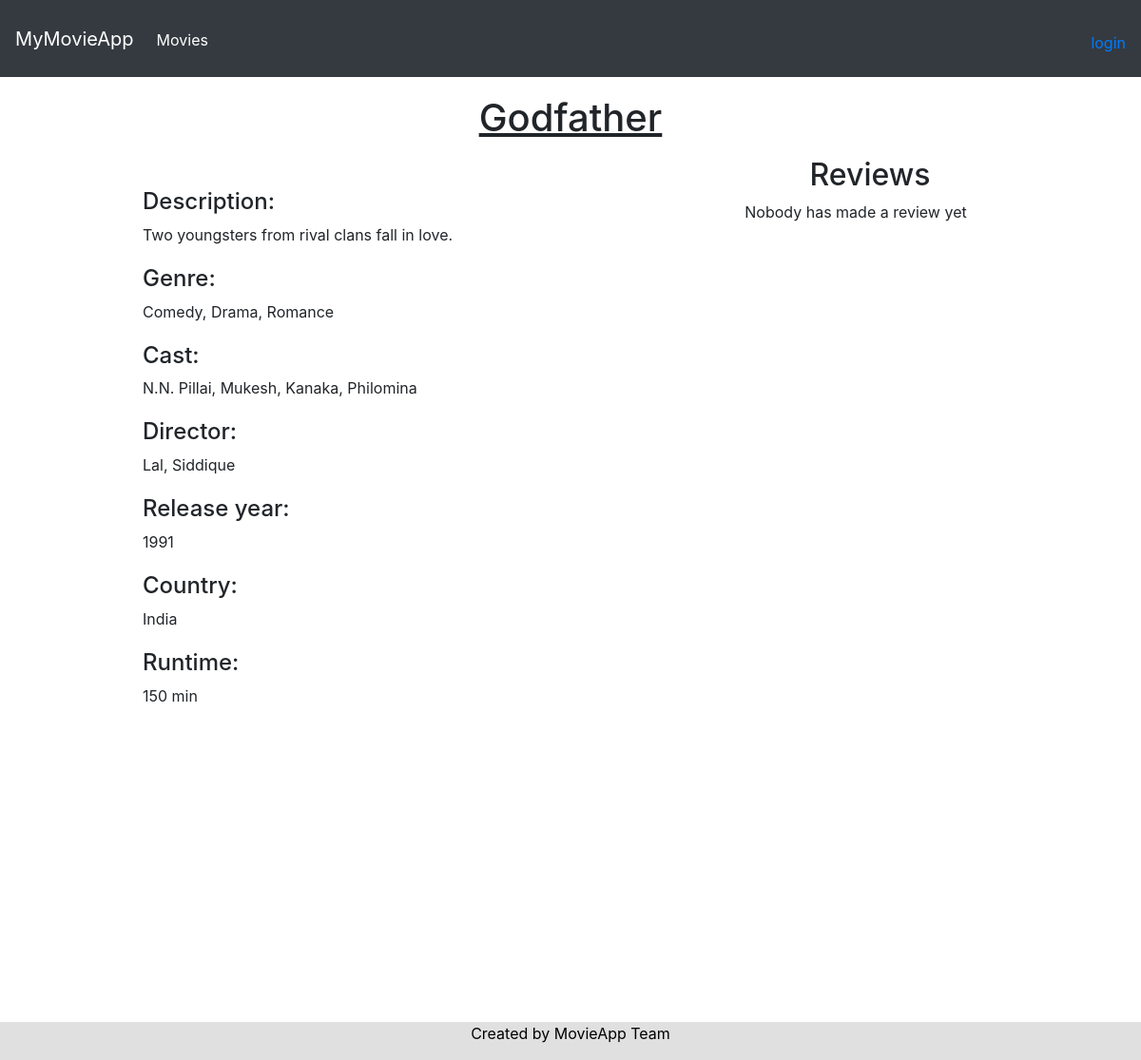
/movies/2, run on the app's committed database.
### myMovieApp/models.py (models this page shows, shortened)
class Movie(models.Model):
    name = models.CharField(max_length=50)
    release = models.IntegerField()
    genre = models.CharField(max_length=50)
    description = models.CharField(max_length=1000)
    cast = models.CharField(max_length=1000)
    trailer = models.CharField(max_length=500)
    director = models.CharField(max_length=200)
    country = models.CharField(max_length=100)
    duration = models.CharField(max_length=50)

### myMovieApp/views.py (the view)
# urls.py: path('movies/<int:pk>', movie_view.as_view(), name='movie_detail'),
class movie_view(DetailView):
    model = Movie
    template_name = 'myMovieApp/movie_detail.html'
    def get_context_data(self, **kwargs):
        context = super(movie_view, self).get_context_data(**kwargs)
        return context

### myMovieApp/templates/myMovieApp/movie_detail.html (shortened to what this page needs)
{% extends "myMovieApp/base.html" %}
{% block content %}
<link rel="stylesheet" href="https://cdnjs.cloudflare.com/ajax/libs/font-awesome/4.7.0/css/font-awesome.min.css">
<span vocab="http://schema.org/" typeof="Movie">
<div style="margin-bottom: 40%">
<h1 align="center" style="margin-bottom: 50px; margin-left: 0px">
    <u><span property="name">{{ movie.name }}</span></u>
</h1>
<h4 align="left" style="margin-left: 150px; margin-top: 20px">Description:</h4>
<div align="left">
<p style="text-align: left; width: 500px; margin-left: 150px;">
     <span property="description">
    {{ movie.description }} <br/>
    </span>
</p>
</div>
<h4 align="left" style="margin-left: 150px; margin-top: 20px">Genre:</h4>
<div align="left">
<p style="text-align: left; width: 500px; margin-left: 150px;">
    <span property="genre">
    {{ movie.genre }} <br/>
    </span>
</p>
</div>
<h4 align="left" style="margin-left: 150px; margin-top: 20px">Cast:</h4>
<div align="left">
<p style="text-align: left; width: 500px; margin-left: 150px;">
    <span property="actor">
    {{ movie.cast }} <br/>
    </span>
</p>
</div>
<h4 align="left" style="margin-left: 150px; margin-top: 20px">Director:</h4>
<div align="left">
<p style="text-align: left; width: 500px; margin-left: 150px;">
     <span property="director">
    {{ movie.director }} <br/>
    </span>
</p>
</div>
<h4 align="left" style="margin-left: 150px; margin-top: 20px">Release year:</h4>
<div align="left">
<p style="text-align: left; width: 500px; margin-left: 150px;">
    {{ movie.release }} <br/>
</p>
<h4 align="left" style="margin-left: 150px; margin-top: 20px">Country:</h4>
<div align="left">
<p style="text-align: left; width: 500px; margin-left: 150px;">
     <span property="countryOfOrigin">
    {{ movie.country }} <br/>
    </span>
</p>
</div>
<h4 align="left" style="margin-left: 150px; margin-top: 20px">Runtime:</h4>
<div align="left">
<p style="text-align: left; width: 500px; margin-left: 150px;">
     <span property="duration">
    {{ movie.duration }} <br/>
    </span>
</p>
</div>
<div style="margin-left: 150px; margin-top: 50px">
<iframe width="560" height="315" src={{movie.trailer}} frameborder="0" allow="accelerometer; autoplay; encrypted-media; gyroscope; picture-in-picture" allowfullscreen></iframe>
</div>
</div>
<div style="margin-bottom: 200px">
<h2 style="margin-top: -950px; margin-left: 630px">Reviews</h2>
{% if movie.review_set.all|length == 0 %}
<p style="margin-left: 600px"> Nobody has made a review yet </p>
{% endif %}
</div>
</span>
{% endblock %}

### data on the page
Movie: name "Godfather", description "Two youngsters from rival clans fall in love.", genre "Comedy, Drama, Romance", cast "N.N. Pillai, Mukesh, Kanaka, Philomina", director "Lal, Siddique", release "1991", country "India", duration "150 min"
